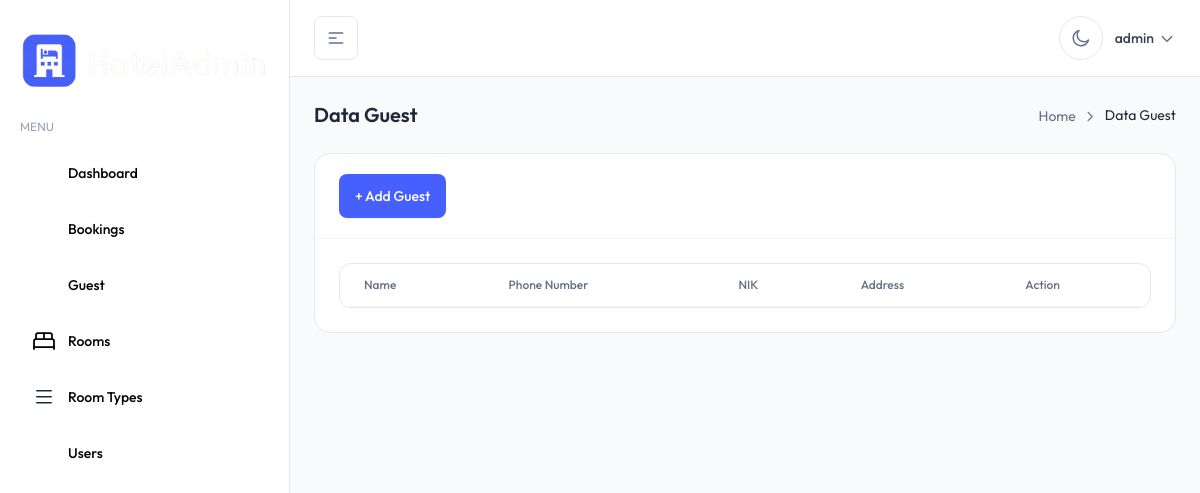
The app's page /guest/data-guest.php (signed in), older data.
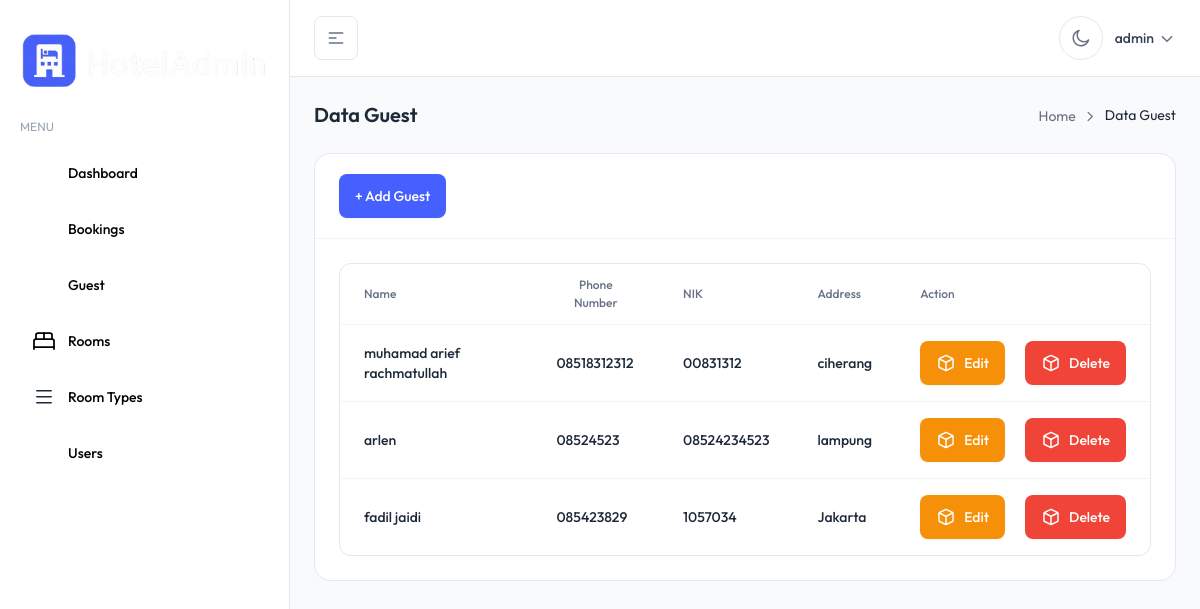
The same page, newer data.
### tables this page shows
CREATE TABLE `guest` (
  `id` int(11) NOT NULL,
  `name` varchar(150) NOT NULL,
  `phone` varchar(15) NOT NULL,
  `nik` varchar(50) DEFAULT NULL,
  `address` text NOT NULL
);

### config/function.php (called while the page is built, shortened)
<?php
function getData($sql){
    global $koneksi;
    $result = mysqli_query($koneksi, $sql);
    $rows = [];
    while ($row = mysqli_fetch_assoc($result)){
        $rows[] = $row;
    }
    return $rows;
}
?>

### guest/data-guest.php (the view, shortened to what the changed rows need)
<?php
require_once '../config/config.php';
require_once '../config/function.php';
include_once '../template/header.php';
include_once '../template/navbar.php';
?>
<main>
    <div class="mx-auto max-w-(--breakpoint-2xl) p-4 md:p-6">
        <div x-data="{ pageName: `Data Guest`}">
            <?php require_once '../template/partials/breadcrumb.php'; ?>
        </div>
        <div class="space-y-5 sm:space-y-6">
            <div class="rounded-2xl border border-gray-200 bg-white dark:border-gray-800 dark:bg-white/[0.03]">
                <div class="p-5 border-t border-gray-100 dark:border-gray-800 sm:p-6">
                    <div
                        class="overflow-hidden rounded-xl border border-gray-200 bg-white dark:border-gray-800 dark:bg-white/[0.03]">
                        <div class="max-w-full overflow-x-auto">
                            <table class="min-w-full">
                                <thead>
                                    <tr class="border-b border-gray-100 dark:border-gray-800">
                                        <th class="px-5 py-3 sm:px-6">
                                            <div class="flex items-center">
                                                <p class="font-medium text-gray-500 text-theme-xs dark:text-gray-400">
                                                    Name
                                                </p>
                                            </div>
                                        </th>
                                        <th class="px-5 py-3 sm:px-6">
                                            <div class="flex items-center">
                                                <p class="font-medium text-gray-500 text-theme-xs dark:text-gray-400">
                                                    Phone Number
                                                </p>
                                            </div>
                                        </th>
                                        <th class="px-5 py-3 sm:px-6">
                                            <div class="flex items-center">
                                                <p class="font-medium text-gray-500 text-theme-xs dark:text-gray-400">
                                                    NIK
                                                </p>
                                            </div>
                                        </th>
                                        <th class="px-5 py-3 sm:px-6">
                                            <div class="flex items-center">
                                                <p class="font-medium text-gray-500 text-theme-xs dark:text-gray-400">
                                                    Address
                                                </p>
                                            </div>
                                        </th>
                                        <th class="px-5 py-3 sm:px-6">
                                            <div class="flex items-center">
                                                <p class="font-medium text-gray-500 text-theme-xs dark:text-gray-400">
                                                    Action
                                                </p>
                                            </div>
                                        </th>
                                    </tr>
                                </thead>
                                <tbody class="divide-y divide-gray-100 dark:divide-gray-800">
                                    <?php
                                        $guests = getData("SELECT * FROM guest");
                                        foreach ($guests as $guest) : ?>
                                    <tr>
                                        <td class="px-5 py-4 sm:px-6">
                                            <div class="flex items-center">
                                                <div class="flex items-center gap-3">
                                                    <div>
                                                        <span
                                                            class="block font-medium text-gray-800 text-theme-sm dark:text-white/90">
                                                            <?= $guest ['name'] ?>
                                                        </span>
                                                    </div>
                                                </div>
                                            </div>
                                        </td>
                                        <td class="px-5 py-4 sm:px-6">
                                            <div class="flex items-center">
                                                <div class="flex items-center gap-3">
                                                    <div>
                                                        <span
                                                            class="block font-medium text-gray-800 text-theme-sm dark:text-white/90">
                                                            <?= $guest ['phone'] ?>
                                                        </span>
                                                    </div>
                                                </div>
                                            </div>
                                        </td>
                                        <td class="px-5 py-4 sm:px-6">
                                            <div class="flex items-center">
                                                <div class="flex items-center gap-3">
                                                    <div>
                                                        <span
                                                            class="block font-medium text-gray-800 text-theme-sm dark:text-white/90">
                                                            <?= $guest ['nik'] ?>
                                                        </span>
                                                    </div>
                                                </div>
                                            </div>
                                        </td>
                                        <td class="px-5 py-4 sm:px-6">
                                            <div class="flex items-center">
                                                <div class="flex items-center gap-3">
                                                    <div>
                                                        <span
                                                            class="block font-medium text-gray-800 text-theme-sm dark:text-white/90">
                                                            <?= $guest ['address'] ?>
                                                        </span>
                                                    </div>
                                                </div>
                                            </div>
                                        </td>
                                        <td class="px-5 py-4 sm:px-6">
                                            <div class="flex items-center gap-5">
                                                <a href="edit-guest.php?id=<?= $guest['id']?>"
                                                    class="inline-flex items-center gap-2 px-4 py-3 text-sm font-medium text-white transition rounded-lg bg-warning-500 shadow-theme-xs hover:bg-warning-600">
                                                    Edit
                                                </a >
                                                <a href="del-guest.php?id=<?= $guest['id']?>"
                                                    class="inline-flex items-center gap-2 px-4 py-3 text-sm font-medium text-white transition rounded-lg bg-error-500 shadow-theme-xs hover:bg-error-600">
                                                    Delete
                                                </a >
                                            </div>
                                        </td>
                                    </tr>
                                    <?php endforeach ?>
                                </tbody>
                            </table>
                        </div>
                    </div>
                </div>
            </div>
        </div>
    </div>
</main>
<?php include '../template/footer.php'; ?>

Row changes from the older to the newer data that the page shows:
added guest: name "muhamad arief rachmatullah", phone "08518312312", nik "00831312", address "ciherang"
added guest: name "arlen", phone "08524523", nik "08524234523", address "lampung"
added guest: name "fadil jaidi", phone "085423829", nik "1057034", address "Jakarta"
